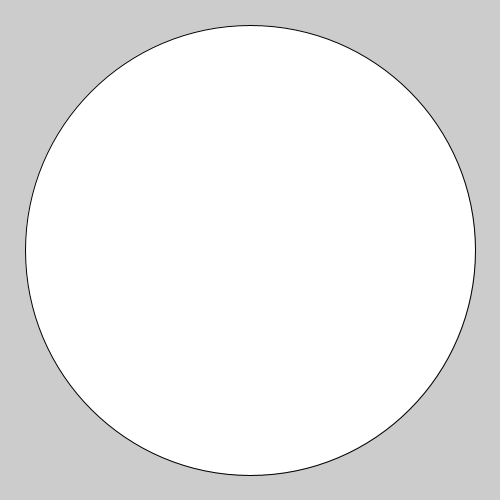
Frame 1 (no input)
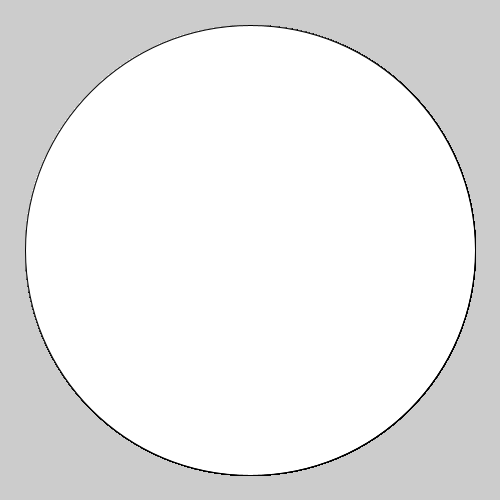
Frame 60 (the mouse pressed at the canvas centre just before this capture)
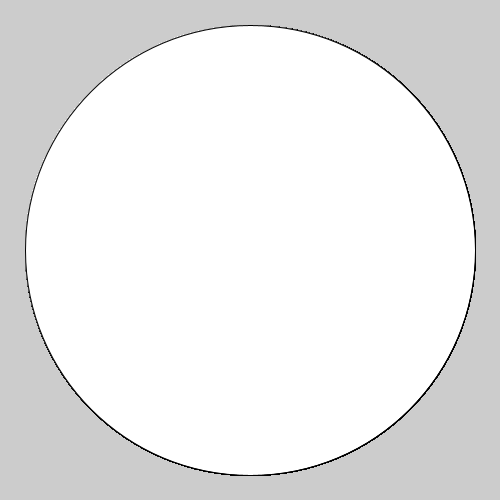
Frame 120 (the mouse held since frame 60 and released just before this capture)

The Processing sketch that drew these frames (run headless with seeded random() and noise(); from frame 60 on, the mouse is pressed at the canvas centre):

// Processing sketch: amazing_rings
// ── amazing_rings.pde

void setup() {
  size(500, 500);
}

void draw() {
  ellipse(250, 250, 450, 450);
  // Go to the recipe to run the demonstration before starting this program
  
  /*
  Use the code from your Bullseye program to draw the rings shown in this recipe.
  You can use the noFill() command to make your ellipses transparent.
  Make the rings move past each other.
  When the rings hit the side of the sketch, make them reverse their direction.
  */
}
